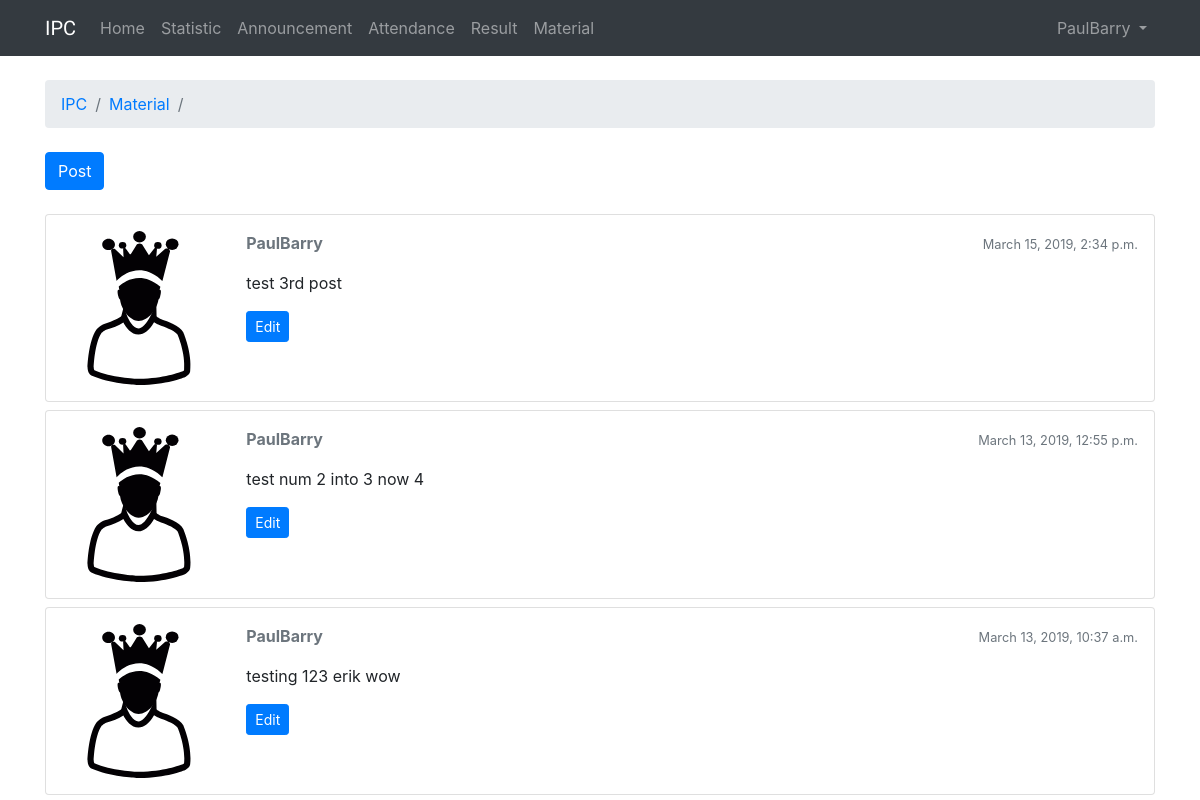
The page /1/material/3 (signed in) on the database its author committed.
### IPC/models.py (models this page shows, shortened)
class Discussion(models.Model):
    discussionMaterial = models.ForeignKey(Material, on_delete=models.CASCADE,)
    discussionPost = models.TextField(max_length=4000)
    discussionCreatedTime = models.DateTimeField(auto_now_add=True)
    discussionUpdatedTime = models.DateTimeField(null=True)
    discussionPoster = models.ForeignKey(User, on_delete=models.CASCADE,)
    discussionCourse = models.ForeignKey(Course, on_delete=models.CASCADE,)

### IPC/views.py (the view)
# urls.py: path('<int:course_id>/material/<int:material_id>', views.material_discussion, name='material_discussion'),
@login_required
def material_discussion(request, course_id, material_id):
    material = Course.objects.get(id=material_id)
    discussions = list(Discussion.objects.filter(discussionMaterial = material_id, discussionCourse = course_id).order_by('-discussionCreatedTime'))
    return render(request, 'discussion.html', {'course_id': course_id,
                                                'material_id': material_id,
                                             'material': material,
                                             'discussions': discussions,})

### templates/discussion.html (shortened to what this page needs)
{% extends 'base.html' %}
{% load static %}
{% block breadcrumb %}
<li class="breadcrumb-item"><a href="{% url 'course' %}">IPC</a></li>
<li class="breadcrumb-item"><a href="{% url 'course_material' course_id=course_id %}">Material</a></li>
<li class="breadcrumb-item active">{{ material.materialTitle }}</li>
{% endblock %}
{% block content %}
  <div class="mb-4">
    <a href="{% url 'post_material_discussion' course_id=course_id material_id=material_id %}" class="btn btn-primary" role="button">Post</a>
  </div>
  {% for discussion in discussions %}
    <div class="card mb-2">
      <div class="card-body p-3">
        <div class="row">
          <div class="col-2">
            <img src="{% static 'img/avatar.svg' %}" alt="{{ discussion.discussionPoster }}" class="w-100">
          </div>
          <div class="col-10">
            <div class="row mb-3">
              <div class="col-6">
                <strong class="text-muted">{{ discussion.discussionPoster }}</strong>
              </div>
              <div class="col-6 text-right">
                <small class="text-muted">{{ discussion.discussionCreatedTime }}</small>
              </div>
            </div>
            {{ discussion.discussionPost }}
            {% if discussion.discussionPoster == user %}
              <div class="mt-3">
                <a href="{% url 'edit_material_discussion' course_id=course_id material_id=material_id discussion_id=discussion.id %}" class="btn btn-primary btn-sm" role="button">Edit</a>
              </div>
            {% endif %}
          </div>
        </div>
      </div>
    </div>
  {% endfor %}
{% endblock %}

### templates/base.html (shortened to what this page needs)
{% load static %}<!DOCTYPE html>
<html>
  <head>
    <link rel="stylesheet" href="{% static 'css/bootstrap.min.css' %}">
    <link rel="stylesheet" href="{% static 'css/app.css' %}">
  </head>
  <body>
    {% block body %}
      <nav class="navbar navbar-expand-lg navbar-dark bg-dark">
        <div class="container">
          <a class="navbar-brand" href="{% url 'course' %}">IPC</a>
          <div class="collapse navbar-collapse" id="navbarNavAltMarkup">
            <div class="navbar-nav">
              <a class="nav-item nav-link" href="{% url 'course' %}">Home<span class="sr-only">(current)</span></a>
              <a class="nav-item nav-link" href="{% url 'course_statistic' course_id=course_id %}">Statistic</a>
              <a class="nav-item nav-link" href="{% url 'course_announcement' course_id=course_id %}">Announcement</a>
              <a class="nav-item nav-link" href="{% url 'course_attendance' course_id=course_id %}">Attendance</a>
              <a class="nav-item nav-link" href="{% url 'course_result' course_id=course_id %}">Result</a>
              <a class="nav-item nav-link" href="{% url 'course_material' course_id=course_id %}">Material</a>
            </div>
          </div>
          <div class="collapse navbar-collapse" id="mainMenu">
            <ul class="navbar-nav ml-auto">
              <li class="nav-item dropdown">
                <a class="nav-link dropdown-toggle" href="#" id="userMenu" data-toggle="dropdown" aria-haspopup="true" aria-expanded="false">
                  {{ user.username }}
                </a>
              </li>
            </ul>
          </div>
        </div>
      </nav>
      <div class="container">
        <ol class="breadcrumb my-4">
          {% block breadcrumb %}
          {% endblock %}
        </ol>
        {% block content %}
        {% endblock %}
      </div>
    {% endblock body %}
  </body>
</html>

### static/css/app.css (style rules this page uses)
.navbar-brand { font-family: 'Aldrich', sans-serif; }

### rows shown on the page
Discussion: discussionPoster "PaulBarry", discussionCreatedTime "March 15, 2019, 2:34 p.m.", discussionPost "test 3rd post", shows "Edit"
Discussion: discussionPoster "PaulBarry", discussionCreatedTime "March 13, 2019, 12:55 p.m.", discussionPost "test num 2 into 3 now 4", shows "Edit"
Discussion: discussionPoster "PaulBarry", discussionCreatedTime "March 13, 2019, 10:37 a.m.", discussionPost "testing 123 erik wow", shows "Edit"

### other values the page prints
{{ user.username }} "PaulBarry"
